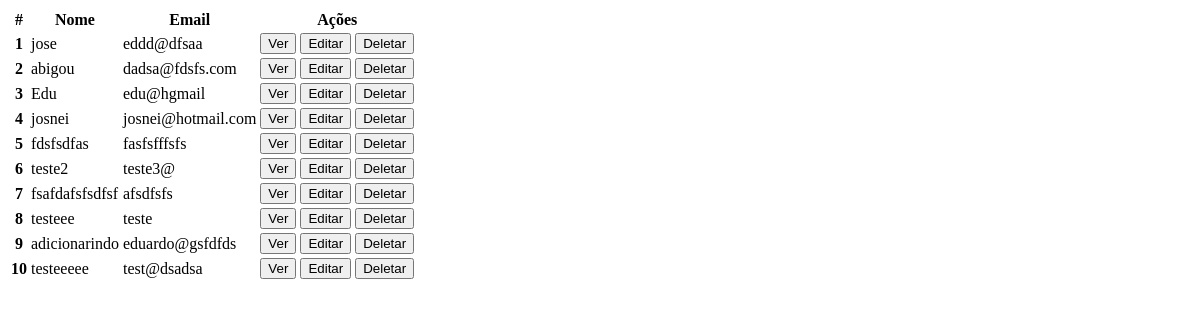
The page /cliente/ on the database as committed earlier.
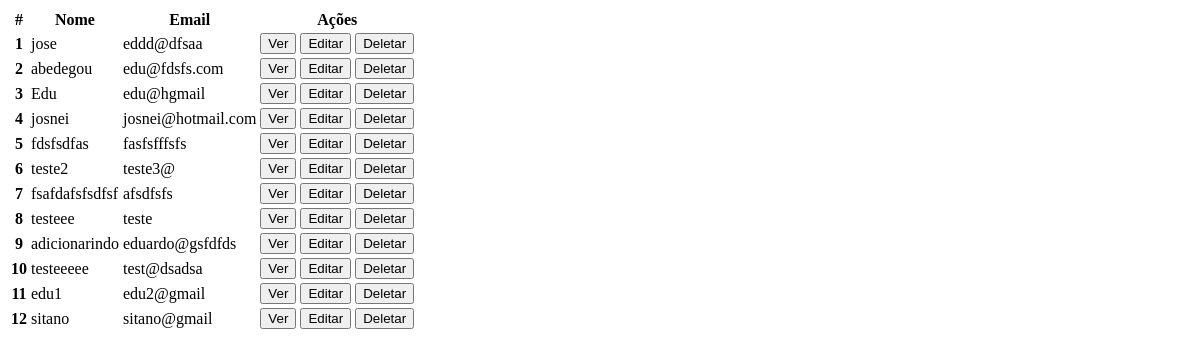
The same page on the database as committed later.
### tables this page shows
CREATE TABLE clientes (id INTEGER PRIMARY KEY AUTOINCREMENT, nome TEXT NOT NULL, email TEXT NOT NULL);

### routes/cliente.py (the view)
@cliente_route.route('/')
def lista_cliente():
    conn, cursor = Cliente.conectarDb()
    consulta = ('SELECT * FROM clientes')
    cursor.execute(consulta)
    resultados = cursor.fetchall()
    colunas = [desc[0] for desc in cursor.description]
    clientes = [dict(zip(colunas, linha)) for linha in resultados]
    conn.close()
    return render_template('lista_clientes.html', clientes=clientes)

### database/models/cliente.py (called while the page is built)
    @staticmethod
    def conectarDb():
        conn = sqlite3.connect('customermanager.db')
        conn.row_factory = sqlite3.Row
        cursor = conn.cursor()
        cursor.execute(
            "CREATE TABLE IF NOT EXISTS clientes (id INTEGER PRIMARY KEY AUTOINCREMENT, nome TEXT NOT NULL, email TEXT NOT NULL)")
        conn.commit()
        return conn, cursor

### templates/lista_clientes.html
<table class="table">
  <thead>
    <tr>
      <th scope="col">#</th>
      <th scope="col">Nome</th>
      <th scope="col">Email</th>
      <th scope="col">Ações</th>
    </tr>
  </thead>
  <tbody id="lista-clientes">
    {% for cliente in clientes %}
    {% include 'item_cliente.html' %}
    {% endfor %}
  </tbody>
</table>

### templates/item_cliente.html
<tr id="cliente-{{cliente.id}}">
    <th scope="row">{{ cliente.id }}</th>
    <td>{{ cliente.nome }}</td>
    <td>{{ cliente.email }}</td>
    <td>
        <button class="btn btn-secondary" c-get="{{ url_for('cliente.detalhe_cliente', cliente_id = cliente.id) }}"
            c-target="#exibir-cliente" data-bs-toggle="modal" data-bs-target="#exampleModal">Ver</button>
        <button class="btn btn-primary" c-get="{{ url_for('cliente.form_edit_cliente', cliente_id = cliente.id) }}"
            c-target="#form-cliente">Editar</button>
        <button class="btn btn-danger" c-delete="{{ url_for('cliente.deletar_cliente', cliente_id = cliente.id) }}"
            c-remove-closest="tr">Deletar</button>
    </td>
</tr>

Rows that differ between the two databases and show on the page:
changed clientes id 2: nome "abigou" → "abedegou"; email "dadsa@fdsfs.com" → "edu@fdsfs.com"
added clientes: id "11", nome "edu1", email "edu2@gmail"
added clientes: id "12", nome "sitano", email "sitano@gmail"
